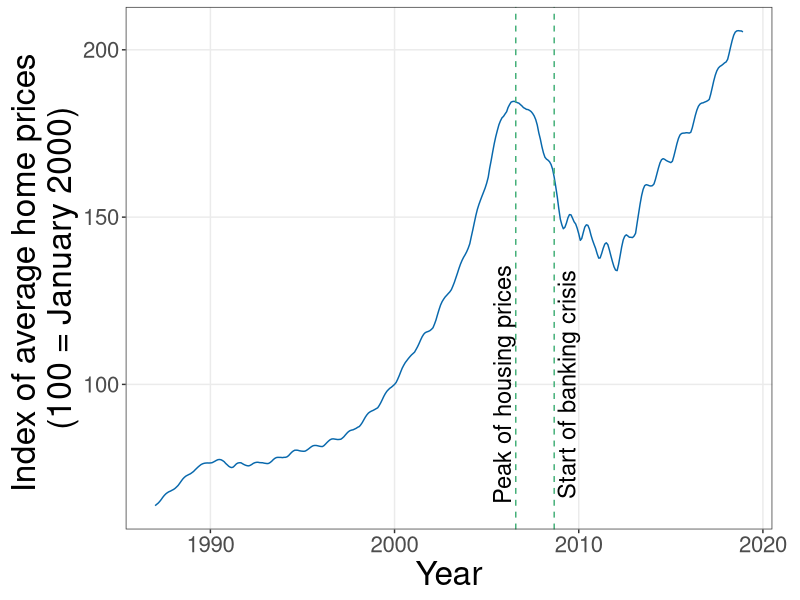

Write the R code that produced this figure.
#Graph Designer: Scott Cohn + Simon Halliday
#Authors: Bowles and Halliday
#Title: Coordination, Conflict and Competition: A Text in Microeconomics

# ----
library(readxl)
library(ggplot2)
#Set parameters for graphics
axislabelsize <- 1.5
labelsize <- 1.2
graphlinewidth <- 2
segmentlinewidth <- 1.5

COL <- c("#7fc97f", "#beaed4", "#fdc086", "#ffff99", "#386cb0", "#f0027f", "#bf5b17", "#666666")
COLA <- c("#e0f3db", "#99d8c9","#66c2a4","#41ae76", "#238b45", "#005824")
COLB <- c("#c6dbef", "#4eb3d3", "#2b8cbe", "#0868ac","#084081")
COLC <- c("#fcfbfd", "#efedf5", "#dadaeb", "#bcbddc", "#9e9ac8", "#807dba", "#6a51a3", "#54278f", "#3f007d")

# ----
# pull in data
# ----

CSUSH <- read_excel("competitionmarkets/CSUSHPINSA.xls", 
                         range = "A11:B395")

# ----
# graph
# ----
p <-  ggplot(data = CSUSH ) +
  geom_line(aes(x=observation_date, y=CSUSHPINSA), color = COLB[4]) +
  #scale_x_date(breaks='6 months') +
  geom_vline(xintercept = as.numeric(CSUSH$observation_date[236]), linetype="dashed", 
               color = COLA[4], size=0.5) +
  annotate("text", label = "Peak of housing prices", x = CSUSH$observation_date[227], y = 100, 
            angle = 90, size = 6) +
  geom_vline(xintercept = as.numeric(CSUSH$observation_date[261]), linetype="dashed", 
             color = COLA[4], size=0.5) +
  annotate("text", label = "Start of banking crisis", x = CSUSH$observation_date[269], y = 100, 
            angle = 90, size = 6) +
  theme_bw() +
  xlab("Year") + 
  ylab("Index of average home prices \n (100 = January 2000) ") +
  theme(text = element_text(size = 19),
        axis.text = element_text(size = 16),
        axis.title = element_text(size = 24),
        panel.grid.minor = element_blank(),
        plot.margin = margin(5, 20, 5, 8))

#Save plot to PDF
ggsave(p, filename = "CSUSHPINSA.pdf", 
       path = "competitionmarkets",
       width = 7, height = 7, units = "in")

# ----
